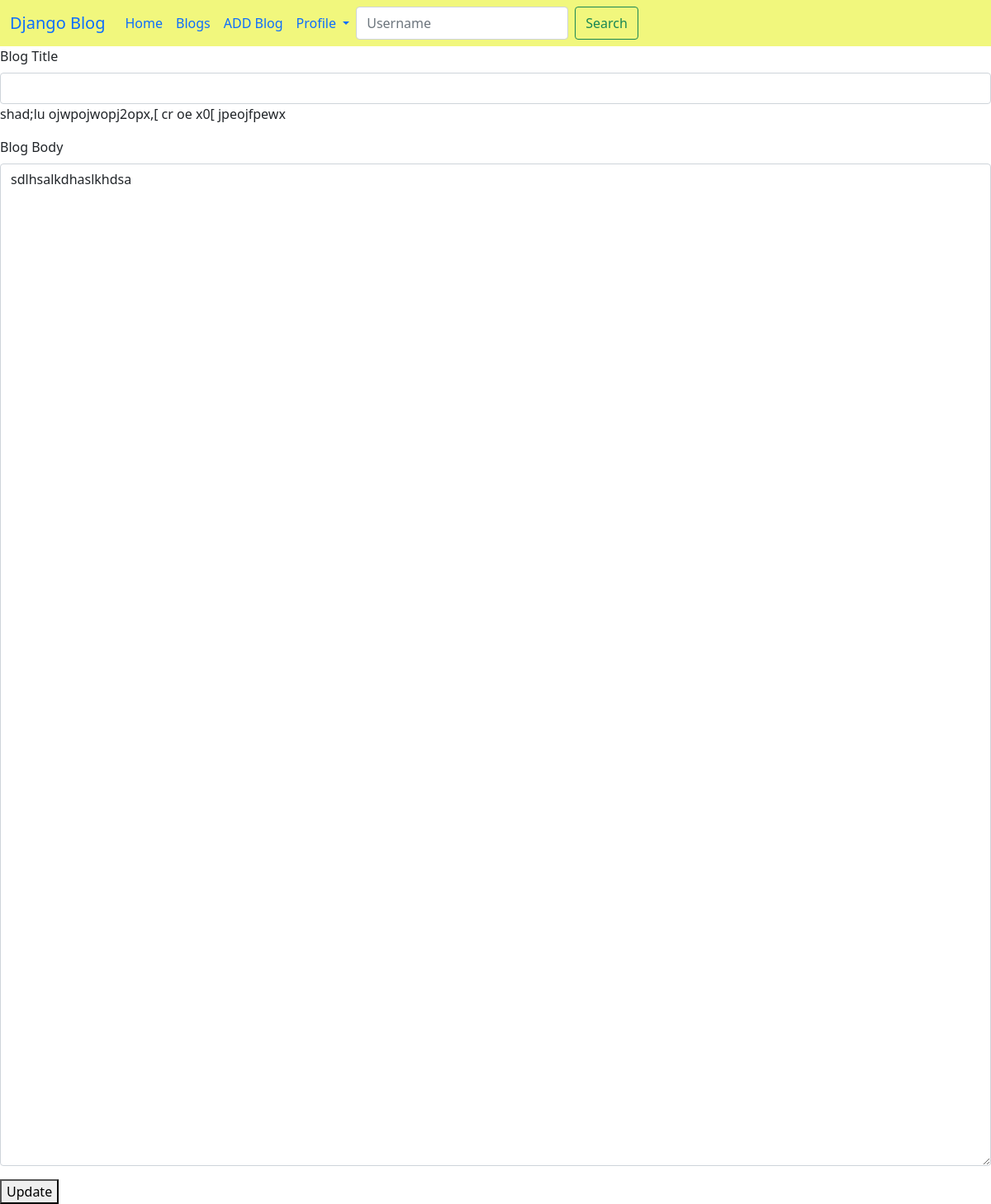
/blog/5/edit/ (signed in), run on the app's committed database.
### blog/models.py (models this page shows)
class Post(models.Model):
    title = models.CharField(max_length=1000)
    body = models.TextField(default="There no body")
    create_at = models.DateTimeField(auto_now_add=True)
    update_at = models.DateTimeField(auto_now=True)
    author = models.ForeignKey(User, models.CASCADE)
    likes = models.ManyToManyField(User, blank=True, related_name="likes")
    dislikes = models.ManyToManyField(User, blank=True, related_name="dislikes")
    class Meta:
        ordering = ["-create_at"]
    def get_absolute_url(self):
        from django.urls import reverse
        return reverse('blog:blog_detail', args=[self.pk])

### blog/views.py (the view)
# urls.py: path('blog/<int:pk>/edit/', views.blog_edit, name='blog_edit'),
def blog_edit(request, pk):
    if request.method == 'POST':
        try:
            post = Post.objects.get(pk=pk)
            post.title = request.POST['title']
            post.body = request.POST['body']
            post.save()
            return render(request, 'blog/blog_detail.html', {"post": post})
        except ObjectDoesNotExist:
            return render(request, 'blog/404.html', {"error": ObjectDoesNotExist})
    else:
        try:
            post = Post.objects.get(pk=pk)
            return render(request, 'blog/blog_edit.html', {"post": post})
        except ObjectDoesNotExist:
            return render(request, 'blog/404.html', {"error": ObjectDoesNotExist})

### blog/templates/blog/blog_edit.html (shortened to what this page needs)
{% extends 'blog/base.html' %}
{% block content %}
    <form action="{{post.get_absolute_url}}"method='post'>
        <div class="mb-3">
            <label for="exampleFormControlInput1" class="form-label">Blog Title</label>
            <input type="text" class="form-control" id="exampleFormControlInput1">{{post.title}}
        </div>
        <div class="mb-3">
            <label for="exampleFormControlTextarea1" class="form-label">Blog Body</label>
            <textarea class="form-control" id="exampleFormControlTextarea1" rows="50">{{post.body}}</textarea>
        </div>
        <button type="submit">Update</button>
{% endblock content %}

### data on the page
Post: title "shad;lu ojwpojwopj2opx,[ cr oe x0[ jpeojfpewx", body "sdlhsalkdhaslkhdsa"
